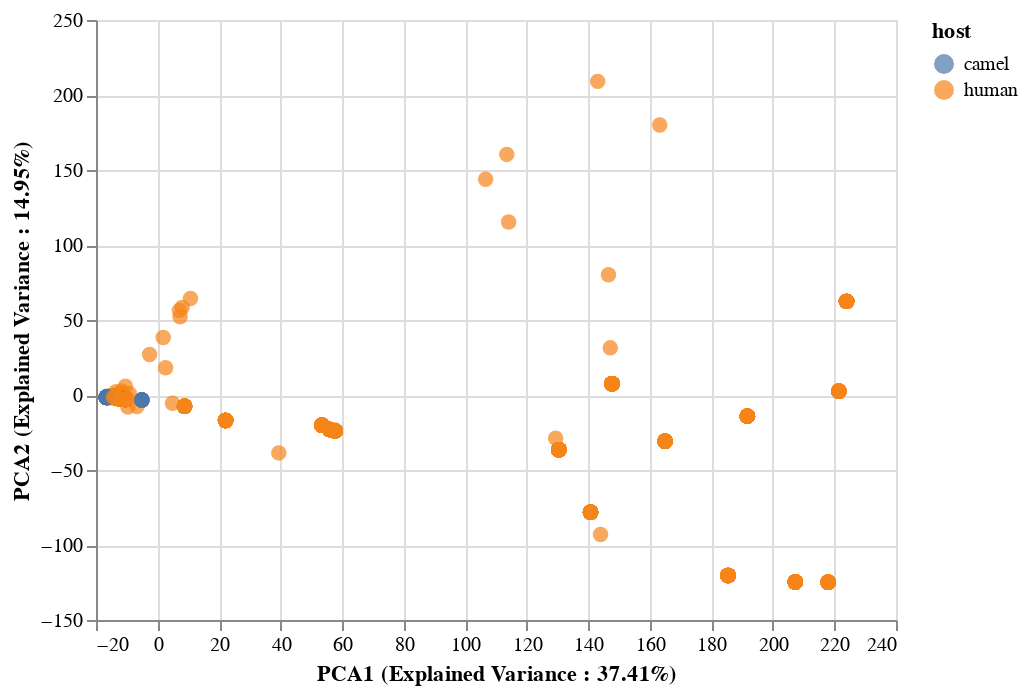

Notebook source saved alongside this figure:
### Code cell
PCAFluBrush = scatterplot_with_tooltip_interactive(merged_pca_df,'pca1','pca2','PCA1 (Explained Variance : {}%'.format(round(explained_variance_PCA[0]*100,2)) + ")",
                                          'PCA2 (Explained Variance : {}%'.format(round(explained_variance_PCA[1]*100,2)) + ")",['strain'],'host:N')
PCAFluBrush
#PCAFluBrush.save("docs/PCA" + virus_name + "Brush.html")

### Figure 1 — Vega-Lite specification as saved in the notebook (floating-point values rounded to 4 significant figures; data arrays with more than 128 entries replaced by an {"elided": "..."} marker saying what was removed)
{"$schema": "https://vega.github.io/schema/vega-lite/v3.4.0.json", "config": {"mark": {"tooltip": null}, "view": {"height": 300, "width": 400}}, "data": {"name": "data-ef01015f70c00ff270a0241e605b0798"}, "datasets": {"data-ef01015f70c00ff270a0241e605b0798": {"elided": "1203 records"}}, "encoding": {"color": {"field": "host", "type": "nominal"}, "tooltip": [{"field": "strain", "type": "nominal"}], "x": {"field": "pca1", "title": "PCA1 (Explained Variance : 37.41%)", "type": "quantitative"}, "y": {"field": "pca2", "title": "PCA2 (Explained Variance : 14.95%)", "type": "quantitative"}}, "mark": {"size": 60, "type": "circle"}, "selection": {"selector012": {"bind": "scales", "encodings": ["x", "y"], "type": "interval"}}}
